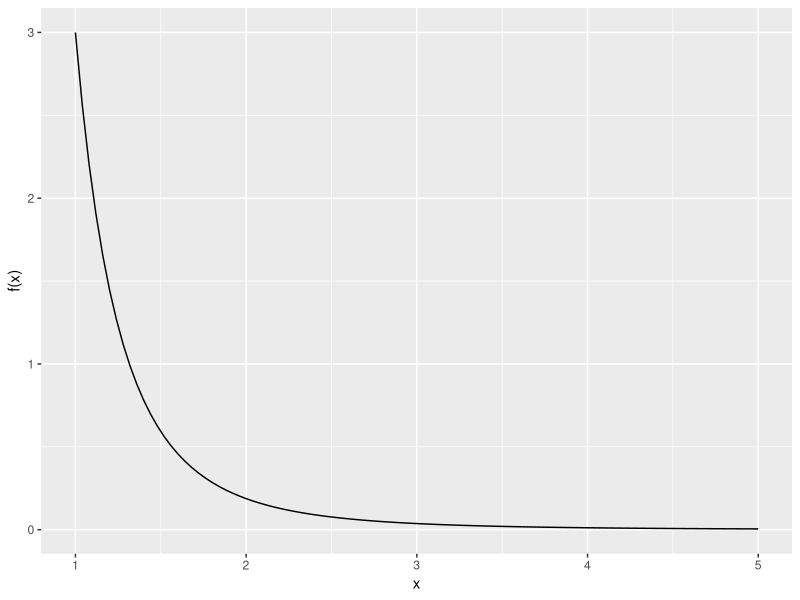

Generate this figure with R:
## ---- chunk 1
knitr::opts_chunk$set(echo = TRUE)
## ---- chunk 2
f <- function(x) 3 / x^4
## ---- chunk 3
library("tidyverse", warn.conflicts = FALSE)
p <- ggplot(data = data.frame(x = 0), mapping = aes(x = x))
## ---- chunk 4
p + 
  stat_function(fun = f) + 
  xlim(1, 5) +
  labs(
    y = "f(x)"
  )
## ---- chunk 5
integrate(
  f, 
  lower = 1, 
  upper = Inf
)$value
## ---- chunk 6
integrate(
  f, 
  lower = 1.5, 
  upper = 2.0
)$value
## ---- chunk 7
g <- function(x) x * f(x)
## ---- chunk 8
EX <- integrate(
  g,
  lower = 1,
  upper = Inf
)$value
EX
## ---- chunk 9
h <- function(x) x^2 * f(x)
## ---- chunk 10
VarX <- integrate(
  h,
  lower = 1,
  upper = Inf
)$value - EX^2 
VarX
